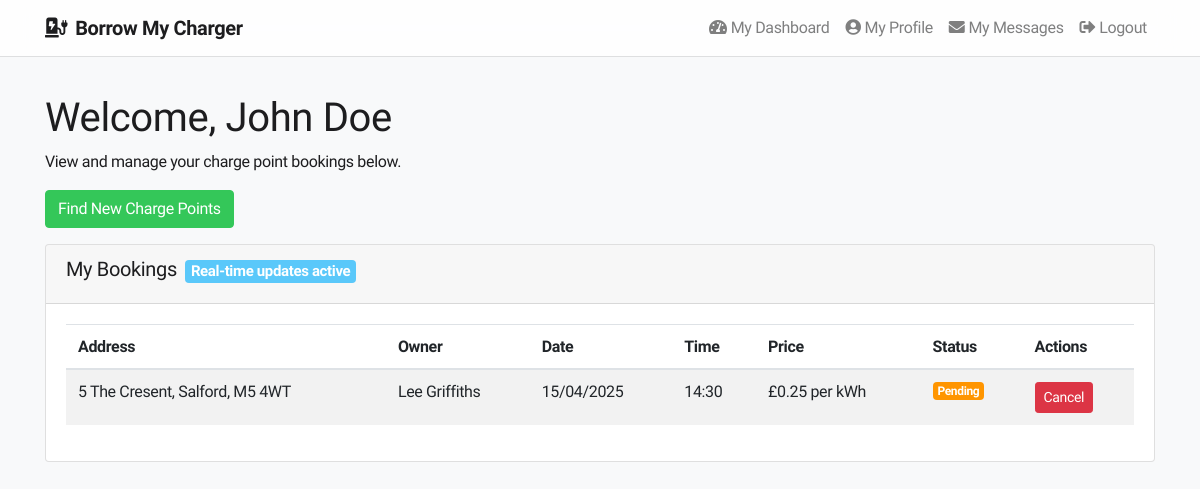
Screenshot of /user-dashboard.php (signed in) with the database file from the repository.
### tables this page shows
CREATE TABLE IF NOT EXISTS bookings (
    id INT AUTO_INCREMENT PRIMARY KEY,
    user_id INT NOT NULL,
    charge_point_id INT NOT NULL,
    booking_date DATE NOT NULL,
    booking_time TIME NOT NULL,
    message TEXT,
    status ENUM('pending', 'approved', 'declined') DEFAULT 'pending',
    created_at TIMESTAMP DEFAULT CURRENT_TIMESTAMP,
    FOREIGN KEY (user_id) REFERENCES users(id) ON DELETE CASCADE,
    FOREIGN KEY (charge_point_id) REFERENCES charge_points(id) ON DELETE CASCADE
);

CREATE TABLE IF NOT EXISTS charge_points (
    id INT AUTO_INCREMENT PRIMARY KEY,
    user_id INT NOT NULL,
    address VARCHAR(255) NOT NULL,
    latitude DECIMAL(10, 8) NOT NULL,
    longitude DECIMAL(11, 8) NOT NULL,
    price DECIMAL(5, 2) NOT NULL,
    availability BOOLEAN DEFAULT TRUE,
    image VARCHAR(255),
    created_at TIMESTAMP DEFAULT CURRENT_TIMESTAMP,
    FOREIGN KEY (user_id) REFERENCES users(id) ON DELETE CASCADE
);

CREATE TABLE IF NOT EXISTS users (
    id INT AUTO_INCREMENT PRIMARY KEY,
    name VARCHAR(100) NOT NULL,
    email VARCHAR(100) NOT NULL UNIQUE,
    password VARCHAR(255) NOT NULL,
    role ENUM('user', 'homeowner', 'admin') NOT NULL,
    created_at TIMESTAMP DEFAULT CURRENT_TIMESTAMP
);

### user-dashboard.php (called while the page is built, shortened)
<?php
$view = new stdClass();
$view->pageTitle = "User Dashboard";
require_once("databaseConn.php");
require_once("models/Booking.php");
$bookingModel = new Booking($conn);
$view->bookings = $bookingModel->getByUserId($_SESSION['user_id']);
require_once("views/users/dashboard.phtml");
?>

### models/Booking.php (called while the page is built, shortened)
<?php
class Booking {
    private $conn;
    public function __construct($dbConn) {
        $this->conn = $dbConn;
    }
    public function getByUserId($userId) {
        $stmt = $this->conn->prepare("
            SELECT b.*, cp.address, cp.price, u.name as owner_name
            FROM bookings b
            JOIN charge_points cp ON b.charge_point_id = cp.id
            JOIN users u ON cp.user_id = u.id
            WHERE b.user_id = ?
            ORDER BY b.created_at DESC
        ");
        $stmt->execute([$userId]);
        return $stmt->fetchAll(PDO::FETCH_ASSOC);
    }
}
?>

### views/users/dashboard.phtml (the view)
<?php include 'views/includes/header.phtml'; ?>
<div class="container mt-4">
    <h1>Welcome, <?php echo $_SESSION['user_name']; ?></h1>
    <p>View and manage your charge point bookings below.</p>
    <div class="mb-3">
        <a href="chargepoints.php" class="btn btn-success">Find New Charge Points</a>
    </div>
    <div class="card">
        <div class="card-header">
            <h5>My Bookings</h5>
        </div>
        <div class="card-body">
            <?php if (count($view->bookings) > 0): ?>
                <div class="table-responsive">
                    <table class="table table-striped">
                        <thead>
                            <tr>
                                <th>Address</th>
                                <th>Owner</th>
                                <th>Date</th>
                                <th>Time</th>
                                <th>Price</th>
                                <th>Status</th>
                                <th>Actions</th>
                            </tr>
                        </thead>
                        <tbody>
                            <?php foreach ($view->bookings as $booking): ?>
                                <tr data-booking-id="<?php echo $booking['id']; ?>">
                                    <td><?php echo htmlspecialchars($booking['address']); ?></td>
                                    <td><?php echo htmlspecialchars($booking['owner_name']); ?></td>
                                    <td><?php echo date('d/m/Y', strtotime($booking['booking_date'])); ?></td>
                                    <td><?php echo date('H:i', strtotime($booking['booking_time'])); ?></td>
                                    <td>£<?php echo $booking['price']; ?> per kWh</td>
                                    <td class="booking-status">
                                        <?php if ($booking['status'] === 'pending'): ?>
                                            <span class="badge badge-warning">Pending</span>
                                        <?php elseif ($booking['status'] === 'approved'): ?>
                                            <span class="badge badge-success">Approved</span>
                                        <?php else: ?>
                                            <span class="badge badge-danger">Declined</span>
                                        <?php endif; ?>
                                    </td>
                                    <td class="booking-actions">
                                        <?php if ($booking['status'] === 'pending'): ?>
                                            <a href="cancel-booking.php?id=<?php echo $booking['id']; ?>" class="btn btn-sm btn-danger" onclick="return confirm('Are you sure you want to cancel this booking?')">Cancel</a>
                                        <?php else: ?>
                                            <span class="text-muted">No actions available</span>
                                        <?php endif; ?>
                                    </td>
                                </tr>
                            <?php endforeach; ?>
                        </tbody>
                    </table>
                </div>
            <?php else: ?>
                <p>You don't have any bookings yet.</p>
            <?php endif; ?>
        </div>
    </div>
</div>
<?php include 'views/includes/footer.phtml'; ?>

### css/styles.css (style rules this page uses)
.badge-warning { background-color: #ff9500; color: #fff; }

### views/includes/header.phtml (style rules this page uses)
body { font-family: 'SF Pro Display', -apple-system, BlinkMacSystemFont, 'Segoe UI', Roboto, Helvetica, Arial, sans-serif; background-color: #f5f5f7; color: #1d1d1f; letter-spacing: -0.022em; }
.btn-success { background-color: #34c759; border-color: #34c759; }

### rows the page displays
bookings: charge_point.address "5 The Cresent, Salford, M5 4WT", users.name "Lee Griffiths", booking_date "15/04/2025", booking_time "14:30", charge_point.price "0.25", status "Pending"

### other values shown
$_SESSION['user_name'] "John Doe"
